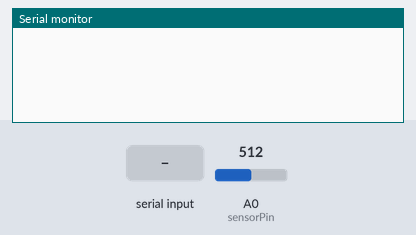
Recording of a sketch running on a simulated Arduino Uno, built with avr-gcc and run on an emulated ATmega328P. Parts: the last lines printed to the serial monitor. Inputs (shaded band) come from the test bench; at power-on: A0 (sensorPin) = 512.

Above: at 0.8 s.
0.9 s: "90,45\n" received over Serial
At 2.1 s:
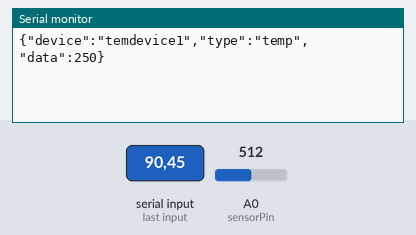
3.9 s: A0 (sensorPin) set to 716
At 4.7 s:
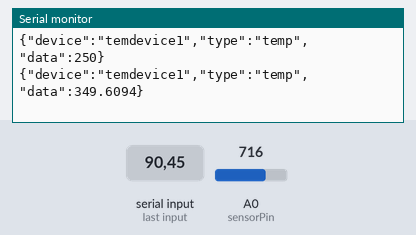
5.4 s: A0 (sensorPin) set to 900
At 6.2 s:
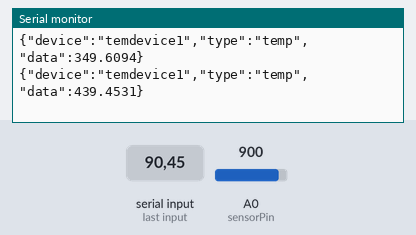
Timing chart, 0 to 8.4 s (numbered marks = the images above; inputs shaded):
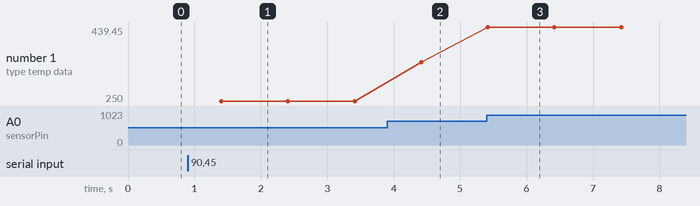

Measured:
- after the input at 0.9 s, the serial monitor: prints a new line after 0.51 s (image 1)
- after the input at 3.9 s, the serial monitor: prints a new line after 0.51 s (image 2)
- after the input at 5.4 s, the serial monitor: prints a new line at once (image 3)
- plotted number 1: 250 → 349.61 after the input at 3.9 s, 349.61 → 439.45 after the input at 5.4 s

The sketch:

thermometre.ino
```cpp
#include <ArduinoJson.h>

char* device = "temdevice1";
char* type = "temp";
int sensorPin = 0;
float SUPPLY_VOLTAGE = 5.0;
// Coef = (SUPLLY_VOLATE * mV / Analog Value) / (10mv equal to 1 Celcius)
float coef = ((SUPPLY_VOLTAGE * 1000 / 1024) / 10);
const int BUFFER_SIZE = JSON_OBJECT_SIZE(3);
void setup()
{
  Serial.begin(9600);
  int start = 0;
  while(start == 0)
  {
    start = Serial.parseInt();
    delay(500);
  }
}

void loop()
{
  StaticJsonBuffer<BUFFER_SIZE> jsonBuffer;
  float temp = analogRead(sensorPin) * coef;
  JsonObject& root = jsonBuffer.createObject();
  root["device"] = device;
  root["type"] = type;
  root["data"] = temp;
  root.printTo(Serial);
  Serial.println();
  delay(1000);
}
```
